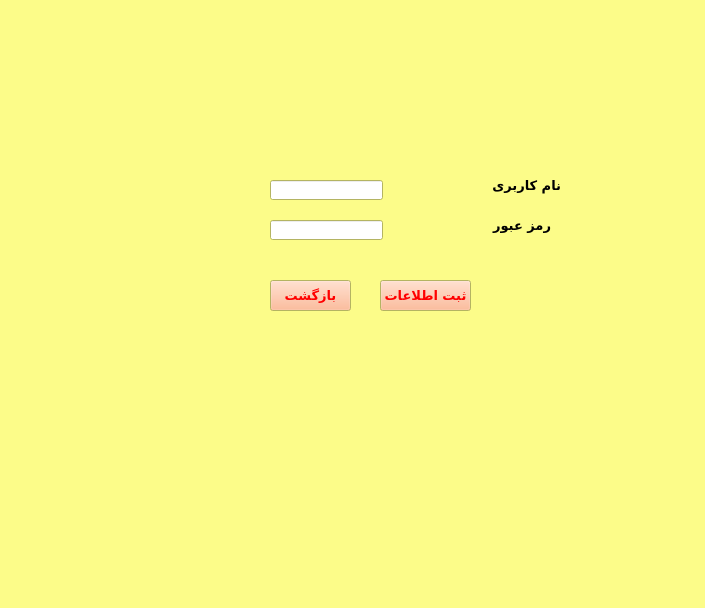
<?xml version="1.0" encoding="UTF-8"?>
<ui version="4.0">
 <class>Sign</class>
 <widget class="QWidget" name="Sign">
  <property name="geometry">
   <rect>
    <x>0</x>
    <y>0</y>
    <width>705</width>
    <height>608</height>
   </rect>
  </property>
  <property name="palette">
   <palette>
    <active>
     <colorrole role="Button">
      <brush brushstyle="SolidPattern">
       <color alpha="255">
        <red>255</red>
        <green>170</green>
        <blue>127</blue>
       </color>
      </brush>
     </colorrole>
     <colorrole role="ButtonText">
      <brush brushstyle="SolidPattern">
       <color alpha="255">
        <red>255</red>
        <green>0</green>
        <blue>0</blue>
       </color>
      </brush>
     </colorrole>
     <colorrole role="Base">
      <brush brushstyle="SolidPattern">
       <color alpha="255">
        <red>255</red>
        <green>255</green>
        <blue>255</blue>
       </color>
      </brush>
     </colorrole>
     <colorrole role="Window">
      <brush brushstyle="SolidPattern">
       <color alpha="255">
        <red>252</red>
        <green>252</green>
        <blue>137</blue>
       </color>
      </brush>
     </colorrole>
    </active>
    <inactive>
     <colorrole role="Button">
      <brush brushstyle="SolidPattern">
       <color alpha="255">
        <red>255</red>
        <green>170</green>
        <blue>127</blue>
       </color>
      </brush>
     </colorrole>
     <colorrole role="ButtonText">
      <brush brushstyle="SolidPattern">
       <color alpha="255">
        <red>255</red>
        <green>0</green>
        <blue>0</blue>
       </color>
      </brush>
     </colorrole>
     <colorrole role="Base">
      <brush brushstyle="SolidPattern">
       <color alpha="255">
        <red>255</red>
        <green>255</green>
        <blue>255</blue>
       </color>
      </brush>
     </colorrole>
     <colorrole role="Window">
      <brush brushstyle="SolidPattern">
       <color alpha="255">
        <red>252</red>
        <green>252</green>
        <blue>137</blue>
       </color>
      </brush>
     </colorrole>
    </inactive>
    <disabled>
     <colorrole role="Button">
      <brush brushstyle="SolidPattern">
       <color alpha="255">
        <red>255</red>
        <green>170</green>
        <blue>127</blue>
       </color>
      </brush>
     </colorrole>
     <colorrole role="ButtonText">
      <brush brushstyle="SolidPattern">
       <color alpha="255">
        <red>120</red>
        <green>120</green>
        <blue>120</blue>
       </color>
      </brush>
     </colorrole>
     <colorrole role="Base">
      <brush brushstyle="SolidPattern">
       <color alpha="255">
        <red>252</red>
        <green>252</green>
        <blue>137</blue>
       </color>
      </brush>
     </colorrole>
     <colorrole role="Window">
      <brush brushstyle="SolidPattern">
       <color alpha="255">
        <red>252</red>
        <green>252</green>
        <blue>137</blue>
       </color>
      </brush>
     </colorrole>
    </disabled>
   </palette>
  </property>
  <property name="windowTitle">
   <string>Form</string>
  </property>
  <widget class="QLabel" name="label">
   <property name="geometry">
    <rect>
     <x>440</x>
     <y>160</y>
     <width>121</width>
     <height>51</height>
    </rect>
   </property>
   <property name="font">
    <font>
     <family>NPWLYaghout Bold</family>
     <pointsize>10</pointsize>
     <weight>75</weight>
     <bold>true</bold>
    </font>
   </property>
   <property name="text">
    <string>نام کاربری</string>
   </property>
  </widget>
  <widget class="QLabel" name="label_2">
   <property name="geometry">
    <rect>
     <x>440</x>
     <y>210</y>
     <width>111</width>
     <height>31</height>
    </rect>
   </property>
   <property name="font">
    <font>
     <family>NPWLYaghout Bold</family>
     <pointsize>10</pointsize>
     <weight>75</weight>
     <bold>true</bold>
    </font>
   </property>
   <property name="text">
    <string>رمز عبور</string>
   </property>
  </widget>
  <widget class="QLineEdit" name="lineEdit">
   <property name="geometry">
    <rect>
     <x>270</x>
     <y>180</y>
     <width>113</width>
     <height>20</height>
    </rect>
   </property>
  </widget>
  <widget class="QLineEdit" name="lineEdit_2">
   <property name="geometry">
    <rect>
     <x>270</x>
     <y>220</y>
     <width>113</width>
     <height>20</height>
    </rect>
   </property>
   <property name="echoMode">
    <enum>QLineEdit::Password</enum>
   </property>
  </widget>
  <widget class="QPushButton" name="pushButton">
   <property name="geometry">
    <rect>
     <x>380</x>
     <y>280</y>
     <width>91</width>
     <height>31</height>
    </rect>
   </property>
   <property name="font">
    <font>
     <family>NPWLYaghout Bold</family>
     <pointsize>10</pointsize>
     <weight>75</weight>
     <bold>true</bold>
    </font>
   </property>
   <property name="text">
    <string>ثبت اطلاعات</string>
   </property>
  </widget>
  <widget class="QPushButton" name="pushButton_2">
   <property name="geometry">
    <rect>
     <x>270</x>
     <y>280</y>
     <width>81</width>
     <height>31</height>
    </rect>
   </property>
   <property name="font">
    <font>
     <family>NPWLYaghout Bold</family>
     <pointsize>10</pointsize>
     <weight>75</weight>
     <bold>true</bold>
    </font>
   </property>
   <property name="text">
    <string>بازگشت</string>
   </property>
  </widget>
 </widget>
 <resources/>
 <connections/>
</ui>
